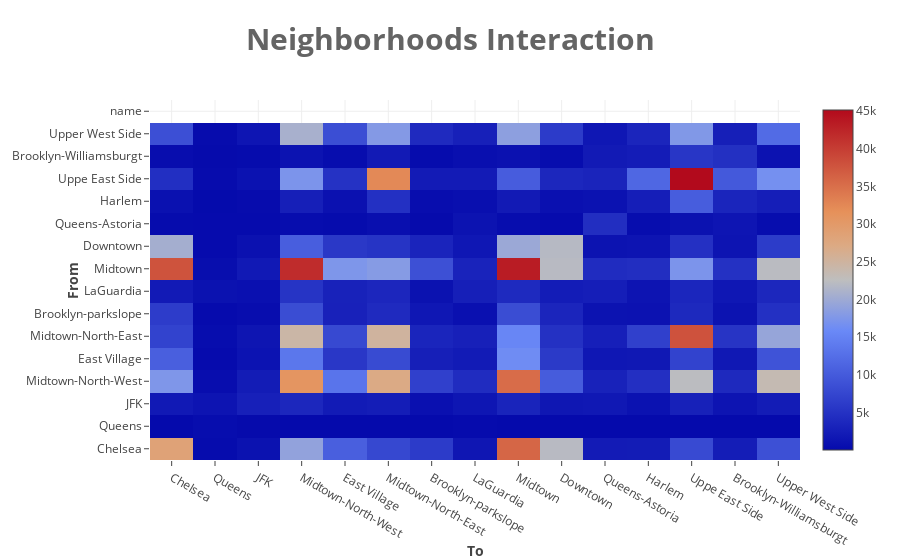

The code cell stored with this chart in its notebook:
### Markdown cell above
Now let's plot a heatmap and look where do passengers go to and from (These are aggregate values of all rides):

### Code cell
import plotly.offline as py
import plotly.graph_objs as go
py.init_notebook_mode(connected=True)

trace = go.Heatmap(z= np.array(rides_df.as_matrix()),
                  x = rides_df.columns[:-1],
                  y = rides_df.columns)
layout = dict(
    title = ' <b>Neighborhoods Interaction</b>',
    titlefont = dict(
    size = 30,
    color = ('rgb(100,100,100)')),
    margin = dict(t=100,r=100,b=100,l=150),
        yaxis = dict(
            title = ' <b> From </b>'),
        xaxis = dict(
            title = '<b> To </b>'))
data=[trace]
fig = go.Figure(data=data, layout=layout)
py.iplot(fig, filename='labelled-heatmap')

### Figure 1 — Plotly figure (JSON) as saved in the notebook; plotly's stock layout.template omitted (floating-point values rounded to 4 significant figures; data arrays with more than 128 entries replaced by an {"elided": "..."} marker saying what was removed)
{"data": [{"type": "heatmap", "x": ["Chelsea", "Queens", "JFK", "Midtown-North-West", "East Village", "Midtown-North-East", "Brooklyn-parkslope", "LaGuardia", "Midtown", "Downtown", "Queens-Astoria", "Harlem", "Uppe East Side", "Brooklyn-Williamsburgt", "Upper West Side"], "y": ["Chelsea", "Queens", "JFK", "Midtown-North-West", "East Village", "Midtown-North-East", "Brooklyn-parkslope", "LaGuardia", "Midtown", "Downtown", "Queens-Astoria", "Harlem", "Uppe East Side", "Brooklyn-Williamsburgt", "Upper West Side", "name"], "z": {"elided": "15x16 mixed values"}}], "layout": {"margin": {"b": 100, "l": 150, "r": 100, "t": 100}, "title": " <b>Neighborhoods Interaction</b>", "titlefont": {"color": "rgb(100,100,100)", "size": 30}, "xaxis": {"title": "<b> To </b>"}, "yaxis": {"title": " <b> From </b>"}}}
